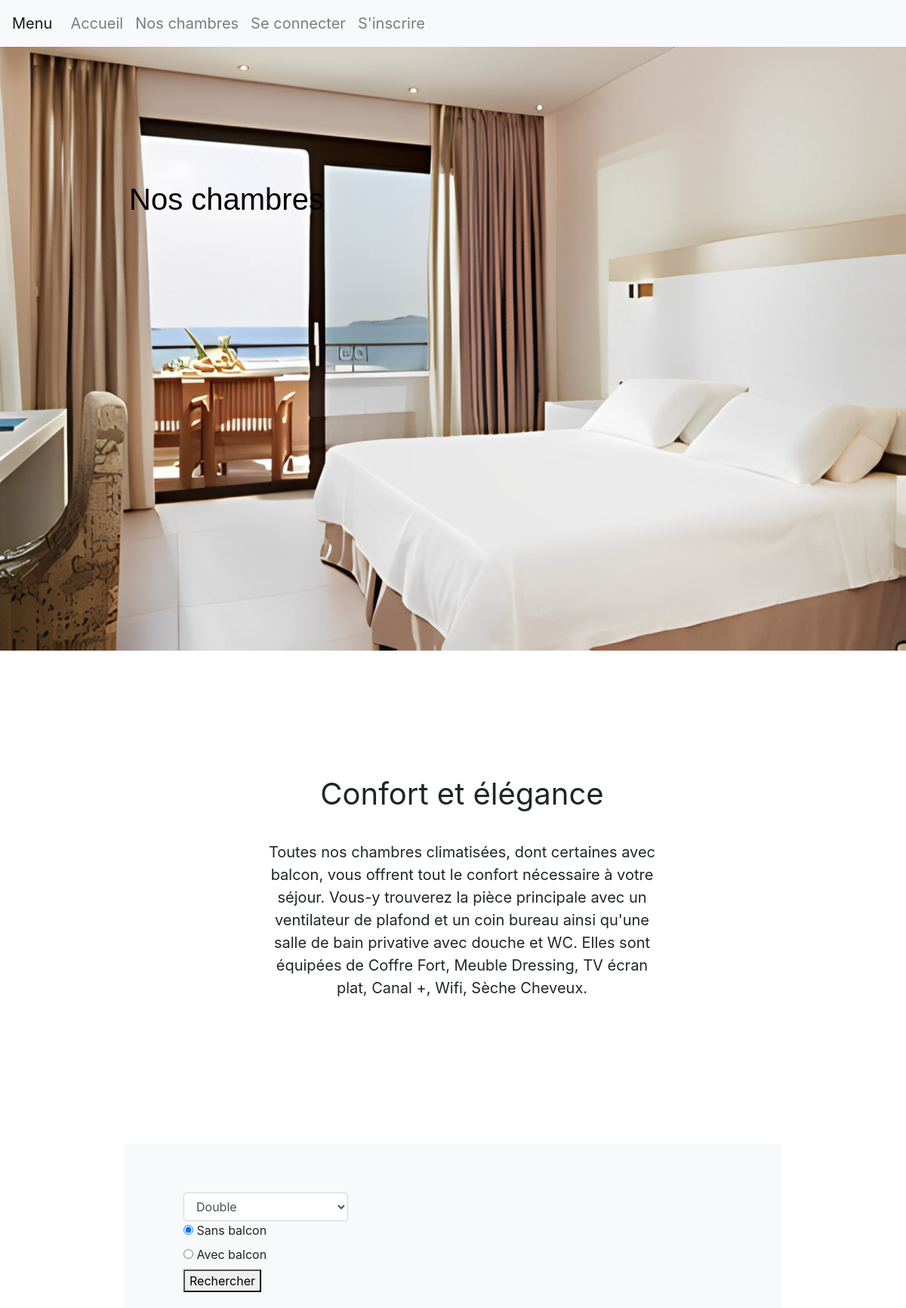
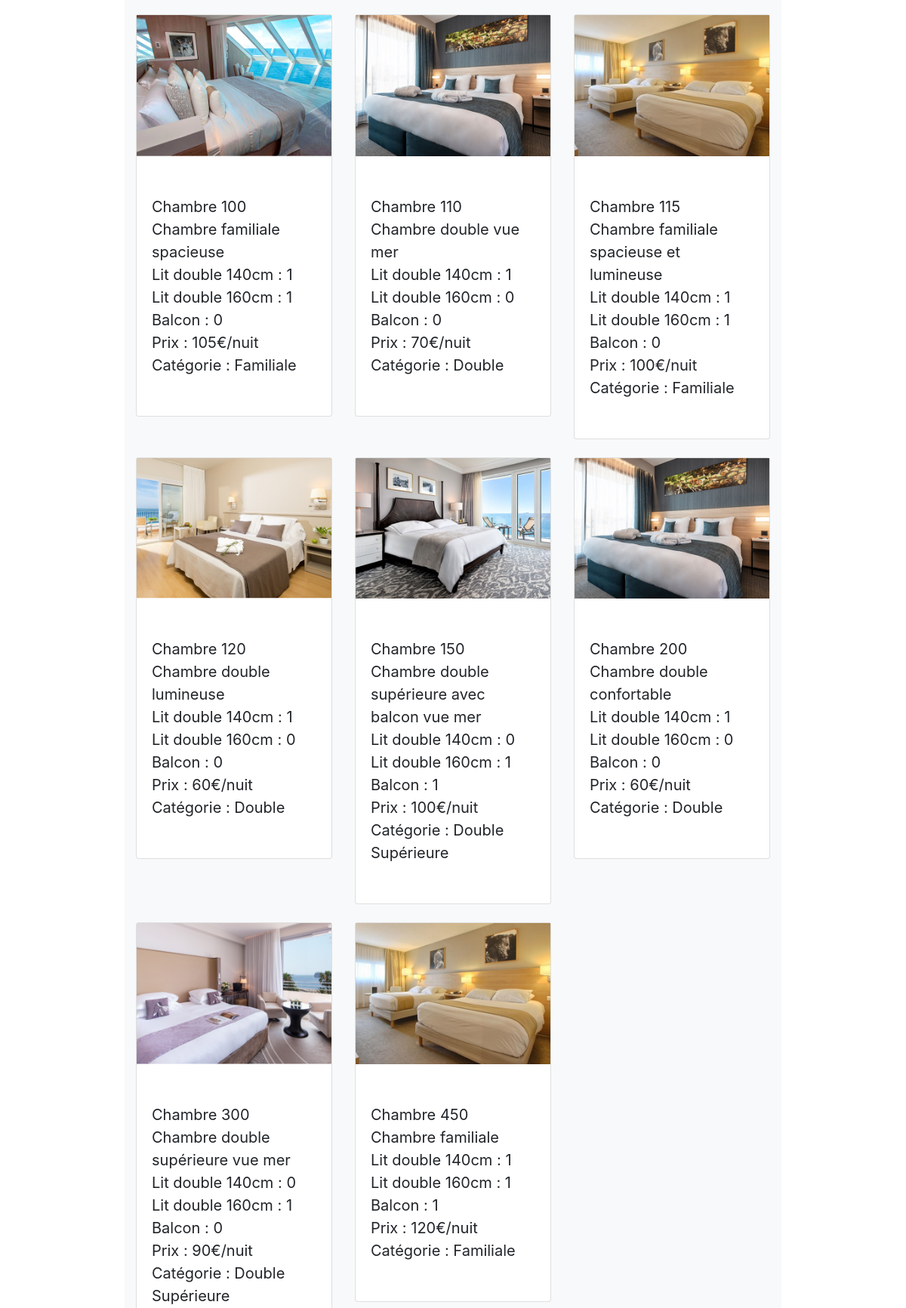
The app's page /src/bedroom/index.php (upper part) with its own data (2 pictures, top to bottom).
### tables this page shows
CREATE TABLE IF NOT EXISTS `bedroom` (
  `id` int NOT NULL AUTO_INCREMENT,
  `number` int NOT NULL,
  `double_bed` tinyint(1) NOT NULL,
  `double_king_bed` tinyint(1) NOT NULL,
  `balcon` tinyint(1) NOT NULL,
  `category_id` int NOT NULL,
  `price` int NOT NULL,
  `description` varchar(500) NOT NULL,
  `file` varchar(255) NOT NULL,
  PRIMARY KEY (`id`),
  KEY `fk_foreign_category` (`category_id`)
);

CREATE TABLE IF NOT EXISTS `category` (
  `id` int NOT NULL AUTO_INCREMENT,
  `name` varchar(255) NOT NULL,
  PRIMARY KEY (`id`)
);

### src/bedroom/index.php (the view, shortened to what this page needs)
<?php
require_once (__DIR__ . '/../../includes/header.php');
require_once (__DIR__ . '/../../includes/head.php');
$template = new Template();
$rows = [];
if ($_GET) {
    $stm = $pdo->prepare("SELECT b.*, c.name FROM bedroom as b INNER JOIN category as c ON c.id = b.category_id WHERE b.category_id LIKE ? AND b.balcon = ? ORDER BY b.number");
    $stm->bindValue(1, $_GET['cat']);
    $stm->bindValue(2, $_GET['type']);
    $stm->execute();
    $rows = $stm->fetchAll(PDO::FETCH_ASSOC);
}
else {
    $stm = $pdo->query("SELECT b.*, c.name FROM bedroom as b INNER JOIN category as c ON c.id = b.category_id ORDER BY b.number");
    $rows = $stm->fetchAll(PDO::FETCH_ASSOC);
}
$stm = $pdo->query("SELECT id, name FROM category");
$categories = $stm->fetchAll(PDO::FETCH_ASSOC);
?>
        <?php echo $template::getHead('Nos chambres'); ?>
        <div class="section">
            <img src="../../uploads/fond_chambre.png" alt="image de chambre">
            <h1 class="titre">Nos chambres</h1>
        </div>
        <div class="container">
            <div class="text1">
                <a>Confort et élégance</a>
                <p class="paragraphe">
                    Toutes nos chambres climatisées, dont certaines avec balcon, vous offrent tout le confort nécessaire à votre
                    séjour. Vous-y trouverez la pièce principale avec un ventilateur de plafond et un coin bureau ainsi
                    qu'une salle de bain privative avec douche et WC. Elles sont équipées de Coffre Fort, Meuble Dressing,
                    TV écran plat, Canal +, Wifi, Sèche Cheveux.
                </p>
            </div>
            <main role="main">
                <div class="py-5 bg-light">
                    <div class="container">
                        <div class="col-12 col-md-9 col-xl-8 py-md-3 pl-md-5 bd-content">
                            <form method="get" class="col-md-6" autocomplete="off">
                                <div class="md-form mt-0">
                                    <select class="form-control" id="cat" name="cat">
                                        <?php foreach ($categories as $c) { ?>
                                            <option value="<?=$c['id']?>"><?=$c['name']?></option>
                                        <?php } ?>
                                    </select>
                                    <label>
                                        <input type="radio" id="type1" name="type" value="0" checked>
                                        Sans balcon
                                    </label>
                                    <label>
                                        <input type="radio" id="type2" name="type" value="1">
                                        Avec balcon
                                    </label><br>
                                    <button type="submit">Rechercher</button>
                                </div>
                            </form><br>
                        </div>
                        <div class="row">
                            <?php foreach($rows as $row) { ?>
                                <div class="col-md-4">
                                    <div class="card mb-4 box-shadow">
                                        <img class="img-fluid" src="/uploads/<?=$row['file'] ?>"/>
                                        <div class="card-body">
                                            <p class="card-text">
                                                <a class="a">Chambre <?=$row['number']?></a><br>
                                                <a class="a"><?=$row['description']?></a><br>
                                                <a class="a">Lit double 140cm : <?=$row['double_bed']?></a><br>
                                                <a class="a">Lit double 160cm : <?=$row['double_king_bed']?></a><br>
                                                <a class="a">Balcon : <?=$row['balcon']?></a><br>
                                                <a class="a">Prix : <?=$row['price']?>€/nuit</a><br>
                                                <a class="a">Catégorie : <?=$row['name']?></a>
                                            </p>
                                        </div>
                                    </div>
                                </div>
                            <?php } ?>
                        </div>
                    </div>
                </div>
            </main>
        </div>
<?php require_once (__DIR__ . '/../../includes/footer.php'); ?>

### includes/header.php (shortened to what this page needs)
<!DOCTYPE html>
<html lang="en">
    <head>
        <link rel="stylesheet" href="/assets/css/bootstrap.min.css">
        <link rel="stylesheet" href="/assets/css/jquery-ui.min.css">
        <link rel="stylesheet" href="/assets/css/main.css">
        <link rel="stylesheet" href="/assets/css/page_accueil.css">
        <link rel="stylesheet" href="/assets/css/page_chambre.css">
    </head>
    <body>
        <?php
            require_once (__DIR__ . '/nav.php');
        ?>

### includes/nav.php (shortened to what this page needs)
<header>
    <nav class="navbar navbar-expand-lg navbar-light bg-light">
        <a class="navbar-brand" href="#">Menu</a>
        <div class="collapse navbar-collapse" id="navbarNav">
            <ul class="navbar-nav">
                <li class="nav-item">
                    <a class="nav-link" href="/index.php">Accueil</a>
                </li>
                <li class="nav-item">
                    <a class="nav-link" href="/src/bedroom/index.php">Nos chambres</a>
                </li>
                <?php
                if (isset($_SESSION['user_id'])) {
                    echo '<li class="nav-item"><a class="nav-link" href="/src/user/profil.php">Profil</a></li>';
                        if (isset($_SESSION['isAdmin']) and $_SESSION['isAdmin'] == 1) {
                            echo '<li class="nav-item"><a class="nav-link" href="../user/admin.php">Page admin</a></li>';
                        }
                    echo '<li class="nav-item"><a class="nav-link" href="/src/user/logout.php">Déconnexion</a></li>';
                } else {
                    echo '<li class="nav-item"><a class="nav-link" href="/src/user/login.php">Se connecter</a></li>';
                    echo '<li class="nav-item"><a class="nav-link" href="/src/user/new.php">S\'inscrire</a></li>';
                }
                ?>
            </ul>
        </div>
    </nav>
</header>

### includes/head.php (shortened to what this page needs)
<?php
    class Template
    {
        static public function getHead(string $title = 'Hôtel Mermaid')
        {
            $content = '<head>';
            $content .= '<title>' . $title . '</title>';
            $content .= '</head>';
            return $content;
        }
    }

### includes/footer.php (shortened to what this page needs)
    </body>
</html>

### assets/css/main.css (style rules this page uses)
body { margin: 0; }
.section img { width: 100%; height: 100vh; }
.container { width: 100%; margin-left: auto; margin-right: auto; }
.section { background-color: white; }
.text1 { text-align: center; padding: 10rem 0 10rem 1.5rem; width: 100%; }
a { font-size: 40px; }
.nav-item a { font-size: 20px; }
.a { font-size: 20px; }
.paragraphe { padding: 2rem 10rem; margin: 0; font-size: 20px; }
p { font-size: 20px; padding: 2rem 0; margin: 0; }
main { padding-bottom: 8rem; }
@media screen and (min-width: 576px) { .container { max-width: 600px; } }
@media screen and (min-width: 768px) { .container { max-width: 700px; } }
@media screen and (min-width: 992px) { .container { max-width: 900px; } }

### assets/css/page_accueil.css (style rules this page uses)
h1 { position: absolute; top: 10rem; color: cornflowerblue; font-size: 45px; font-family: 'Franklin Gothic Medium', 'Arial Narrow', Arial, sans-serif; text-align: center; margin: 0; width: 70%; }

### assets/css/page_chambre.css (style rules this page uses)
.titre { position: absolute; top: 15rem; font-size: 40px; font-family: 'Franklin Gothic Medium', 'Arial Narrow', Arial, sans-serif; text-align: center; margin: 0; color: black; width: 50%; }

### records on screen
bedroom: file (picture), number "100", description "Chambre familiale spacieuse", double_bed "1", double_king_bed "1", balcon "0", price "105", category.name "Familiale"
bedroom: file (picture), number "110", description "Chambre double vue mer", double_bed "1", double_king_bed "0", balcon "0", price "70", category.name "Double"
bedroom: file (picture), number "115", description "Chambre familiale spacieuse et lumineuse", double_bed "1", double_king_bed "1", balcon "0", price "100", category.name "Familiale"
bedroom: file (picture), number "120", description "Chambre double lumineuse", double_bed "1", double_king_bed "0", balcon "0", price "60", category.name "Double"
bedroom: file (picture), number "150", description "Chambre double supérieure avec balcon vue mer", double_bed "0", double_king_bed "1", balcon "1", price "100", category.name "Double Supérieure"
bedroom: file (picture), number "200", description "Chambre double confortable", double_bed "1", double_king_bed "0", balcon "0", price "60", category.name "Double"
bedroom: file (picture), number "300", description "Chambre double supérieure vue mer", double_bed "0", double_king_bed "1", balcon "0", price "90", category.name "Double Supérieure"
bedroom: file (picture), number "450", description "Chambre familiale", double_bed "1", double_king_bed "1", balcon "1", price "120", category.name "Familiale"

### other values on screen
form field cat "Double"
